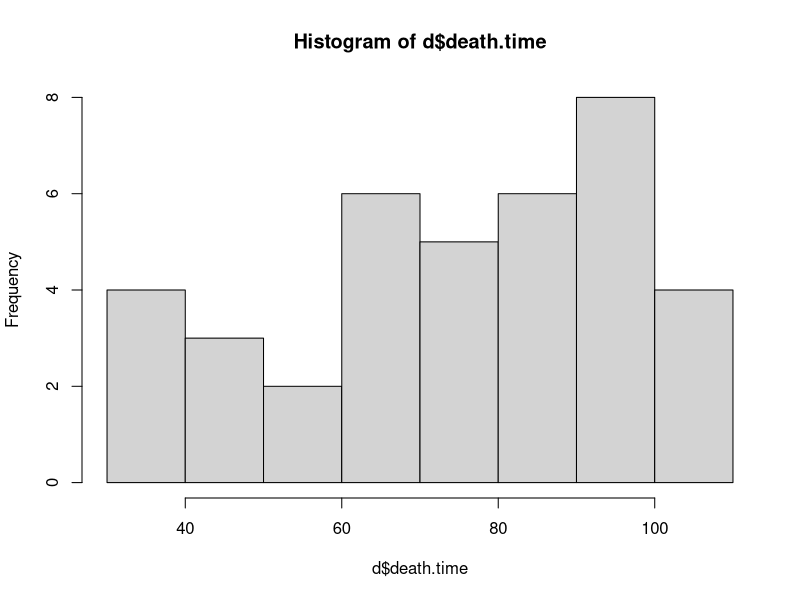
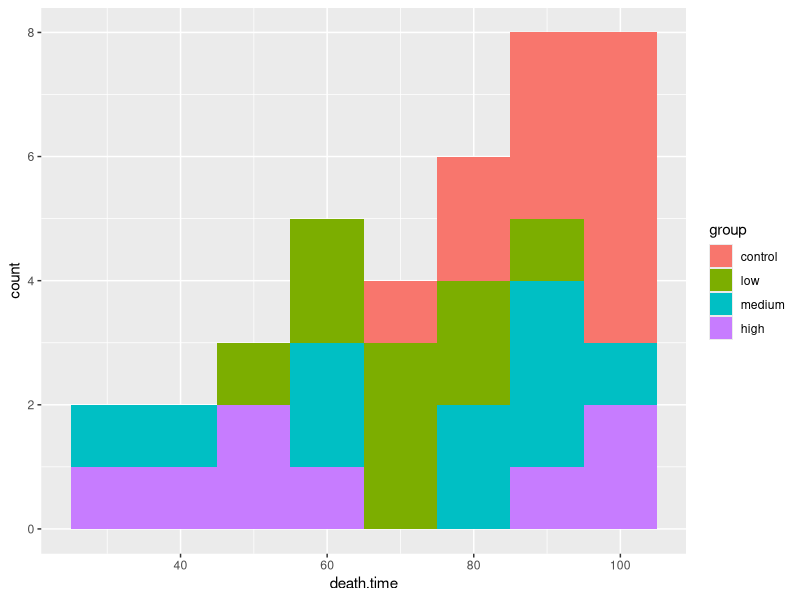
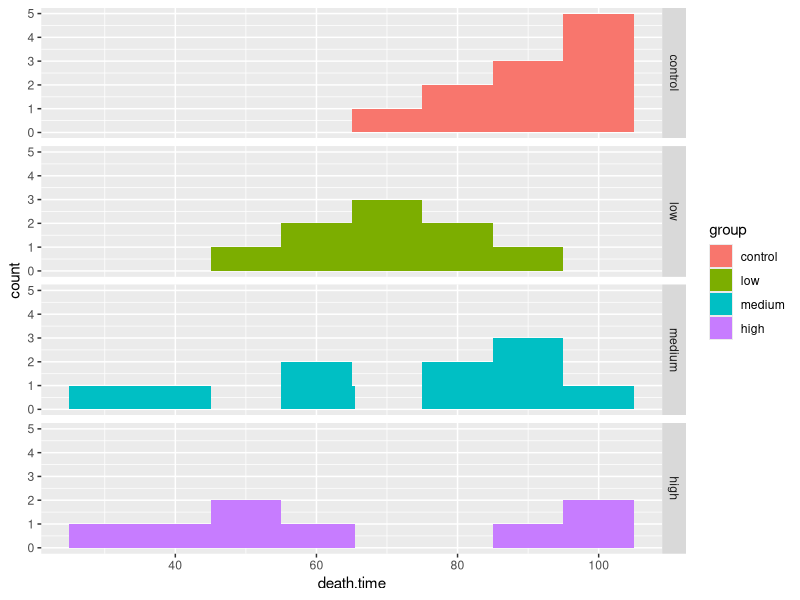

The R script that drew these images, in order:
setwd("~/com521/problem_sets/week_06")

## PC0. Download the dataset from from this webpage. You'll find that
## the it's not in an ideal setup. It's an Excel file (XLS) with a
## series of columns labeled X1.. X4. The format is not exactly
## tabular.

## mako: I downloaded the XLS and use LibreOffice to change it into a
## CSV file. There are other ways you could have done this.

##PC1. Load the data into R. Now get to work on reshaping the
##dataset. I think a good format would be a data frame with two
##columns: group, time of death (i.e., lifespan).

d <- read.csv("owan03.csv")

## X1 = time of death for control group
## X2 = time of death for group with low dosage
## X3 = time of death for group with medium dosage
## X4 = time of death for group with high dosage
colnames(d) <- c("control", "low", "medium", "high")

## there are a bunch of weays to do this but I like the melt()
## function from the reshape library
library(reshape)
d <- melt(d, na.rm=TRUE)
colnames(d) <- c("group", "death.time")

## PC2. Create summary statistics and visualizations for each
## group. Write code that allows you to generate a useful way to both
## (a) get a visual sense both for the shape of the data and its
## relationships (b) the degree to which the assumptions for t-tests
## and ANOVA hold. What is the global mean of your dependent variable?

hist(d$death.time)

library(ggplot2)
ggplot(data=d) + aes(x=death.time, fill=group) + geom_bar() + stat_bin(binwidth=10)

ggplot(data=d) + aes(x=death.time, fill=group) + geom_bar() + stat_bin(binwidth=10) + facet_grid(group ~.)

## PC3. Do a t-test between mice with any RD40 and mice with at least
## a small amount. Run a t-test between the group with a high dosage
## and control group.

t.test(d$death.time[d$group == "control"], d$death.time[d$group != "control"])

## How would you go about doing it using formula notation?
d$control <- d$group == "control"
t.test(death.time ~ control, data=d)

## PC4. Run an anova using aov() to see if there is a difference
## between the groups. Be ready to report, interpret, and discuss the
## results in substantive terms.
summary(aov(death.time ~ group, data=d))
